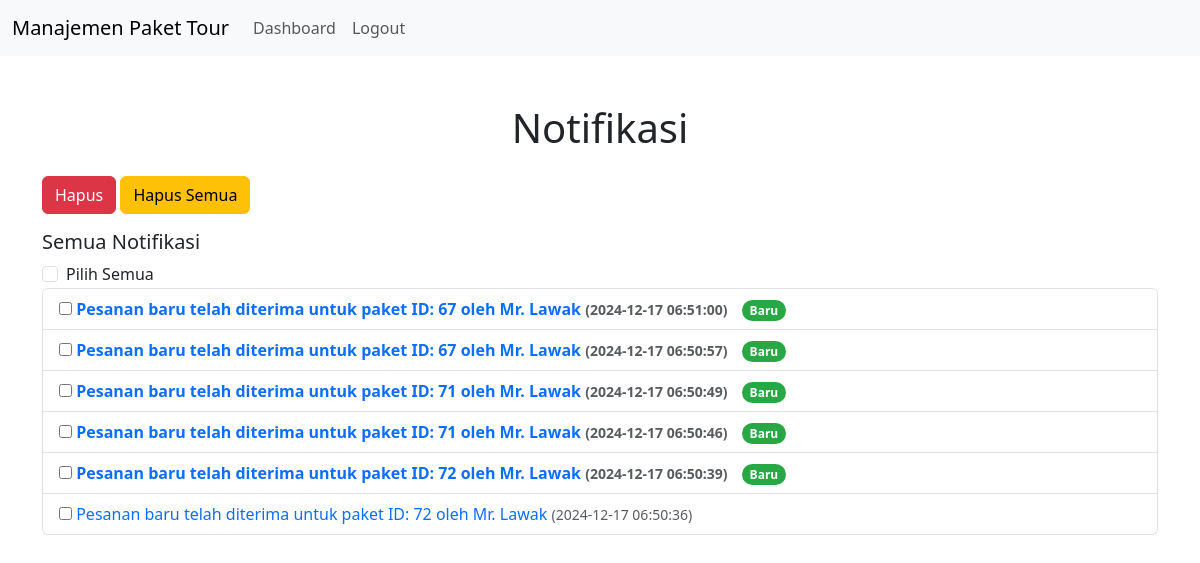
Page /Dashboard/notifikasi.php (signed in) on the earlier database version.
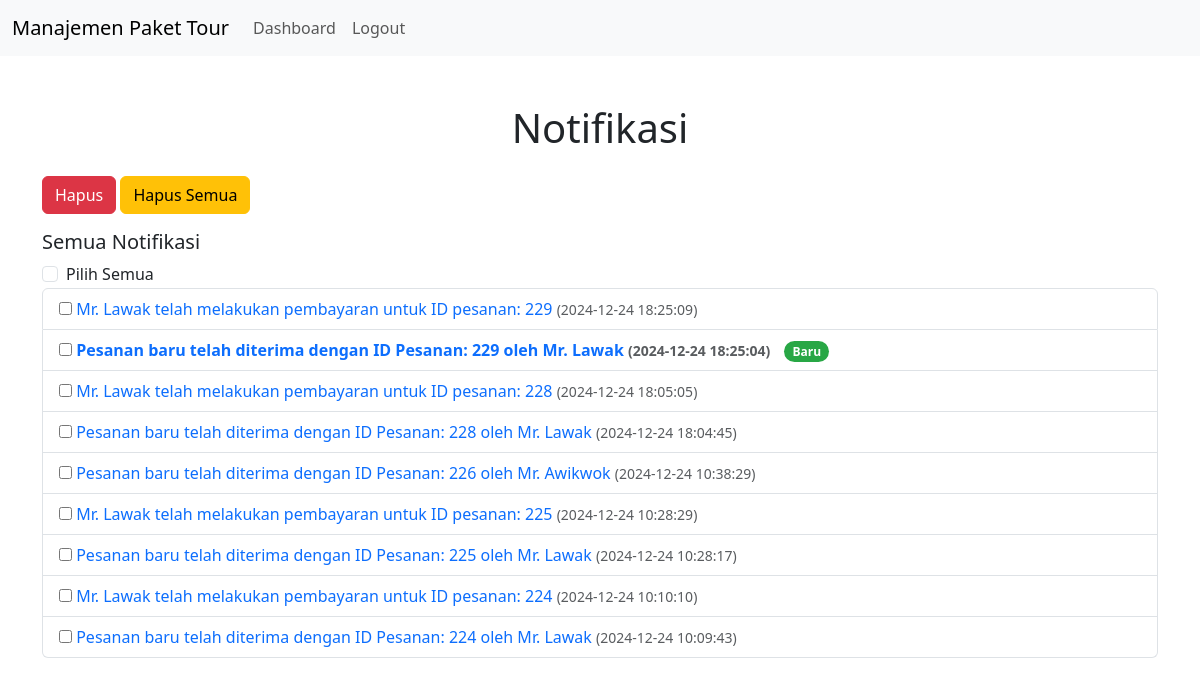
Same page on the later database version.
### tables this page shows
CREATE TABLE `notifications` (
  `id_notif` int(11) NOT NULL,
  `message` varchar(255) NOT NULL,
  `is_read` tinyint(4) DEFAULT 0,
  `created_at` timestamp NOT NULL DEFAULT current_timestamp(),
  `id_pesanan` int(11) DEFAULT NULL
);

### Backend/notification.php (called while the page is built, shortened)
<?php
require_once 'koneksi.php';
function getNotifications() {
    global $conn;
    $result = $conn->query("SELECT * FROM notifications ORDER BY created_at DESC");
    $notifications = [];
    while ($row = $result->fetch_assoc()) {
        $notifications[] = $row;
    }
    return $notifications;
}
?>

### Dashboard/notifikasi.php (the view, shortened to what this page needs)
<?php
require_once '../backend/koneksi.php';
require_once '../backend/notification.php';
$notifications = getNotifications();
?>
<!DOCTYPE html>
<html lang="en">
<head>
    <link href="https://cdn.jsdelivr.net/npm/bootstrap@5.3.3/dist/css/bootstrap.min.css" rel="stylesheet">
</head>
<body>
<nav class="navbar navbar-expand-lg navbar-light bg-light">
    <div class="container-fluid">
        <a class="navbar-brand" href="#">Manajemen Paket Tour</a>
        <div class="collapse navbar-collapse" id="navbarNav">
            <ul class="navbar-nav">
                <li class="nav-item">
                    <a class="nav-link" href="admin.php">Dashboard</a>
                </li>
                <li class="nav-item">
                    <a class="nav-link" href="../backend/logout.php">Logout</a>
                </li>
            </ul>
        </div>
    </div>
</nav>
<div class="container my-5">
    <h1 class="text-center mb-4">Notifikasi</h1>
    <form method="POST" action="">
        <div class="mb-3">
            <button type="submit" name="delete_ids" class="btn btn-danger">Hapus</button>
            <button type="submit" name="delete_all" class="btn btn-warning">Hapus Semua</button>
        </div>
        <h5>Semua Notifikasi</h5>
        <div class="form-check">
            <input type="checkbox" class="form-check-input" id="selectAll" onclick="toggleCheckboxes(this)">
            <label class="form-check-label" for="selectAll">Pilih Semua</label>
        </div>
        <?php if (count($notifications) > 0): ?>
            <ul class="list-group mb-4">
                <?php foreach ($notifications as $notification): ?>
                    <li class="list-group-item <?php echo $notification['is_read'] ? 'read' : 'unread'; ?>">
                        <input type="checkbox" name="delete_ids[]" value="<?php echo $notification['id_notif']; ?>">
                        <a href="?mark_read=<?php echo $notification['id_notif']; ?>" class="text-decoration-none">
                            <?php echo htmlspecialchars($notification['message']); ?>
                        </a>
                        <small class="text-muted"> (<?php echo $notification['created_at']; ?>)</small>
                        <?php if (!$notification['is_read']): ?>
                            <span class="new-badge">Baru</span>
                        <?php endif; ?>
                    </li>
                <?php endforeach; ?>
            </ul>
        <?php else: ?>
            <p>Tidak ada notifikasi.</p>
        <?php endif; ?>
    </form>
</div>
</body>
</html>

### Dashboard/notifikasi.php (style rules this page uses)
.read { color: #6c757d; }
.unread { font-weight: bold; }
.new-badge { background-color: #28a745; color: white; border-radius: 12px; padding: 2px 8px; font-size: 0.75rem; margin-left: 10px; }

Differences in the rows shown:
removed notifications: message "Pesanan baru telah diterima untuk paket ID: 67 oleh Mr. Lawak", created_at "2024-12-17 06:51:00", is_read "Baru"
removed notifications: message "Pesanan baru telah diterima untuk paket ID: 67 oleh Mr. Lawak", created_at "2024-12-17 06:50:57", is_read "Baru"
removed notifications: message "Pesanan baru telah diterima untuk paket ID: 71 oleh Mr. Lawak", created_at "2024-12-17 06:50:49", is_read "Baru"
removed notifications: message "Pesanan baru telah diterima untuk paket ID: 71 oleh Mr. Lawak", created_at "2024-12-17 06:50:46", is_read "Baru"
removed notifications: message "Pesanan baru telah diterima untuk paket ID: 72 oleh Mr. Lawak", created_at "2024-12-17 06:50:39", is_read "Baru"
removed notifications: message "Pesanan baru telah diterima untuk paket ID: 72 oleh Mr. Lawak", created_at "2024-12-17 06:50:36"
added notifications: message "Mr. Lawak telah melakukan pembayaran untuk ID pesanan: 229", created_at "2024-12-24 18:25:09"
added notifications: message "Pesanan baru telah diterima dengan ID Pesanan: 229 oleh Mr. Lawak", created_at "2024-12-24 18:25:04", is_read "Baru"
added notifications: message "Mr. Lawak telah melakukan pembayaran untuk ID pesanan: 228", created_at "2024-12-24 18:05:05"
added notifications: message "Pesanan baru telah diterima dengan ID Pesanan: 228 oleh Mr. Lawak", created_at "2024-12-24 18:04:45"
added notifications: message "Pesanan baru telah diterima dengan ID Pesanan: 226 oleh Mr. Awikwok", created_at "2024-12-24 10:38:29"
added notifications: message "Mr. Lawak telah melakukan pembayaran untuk ID pesanan: 225", created_at "2024-12-24 10:28:29"
added notifications: message "Pesanan baru telah diterima dengan ID Pesanan: 225 oleh Mr. Lawak", created_at "2024-12-24 10:28:17"
added notifications: message "Mr. Lawak telah melakukan pembayaran untuk ID pesanan: 224", created_at "2024-12-24 10:10:10"
added notifications: message "Pesanan baru telah diterima dengan ID Pesanan: 224 oleh Mr. Lawak", created_at "2024-12-24 10:09:43"
